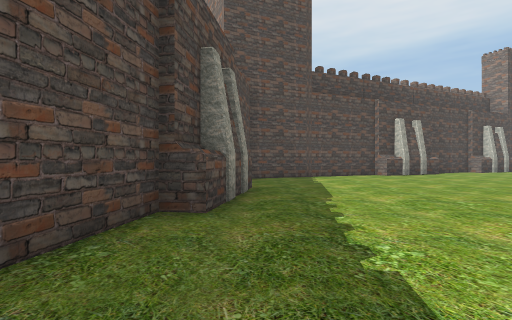
[1] (above)

24 first-person views from a walk through a 3-D level made in the Unity game engine. The camera is 1.2 m above the floor, looks level and sees 85° across. The floor is counted in squares, 2 m on a side. Each view is taken from the middle of a square. On the plan, view 1 faces up. The plan holds only what a view shows up to about 9 squares ahead; the rest is blank. The place goes on beyond the plan. Some trees and plants on the terrain are drawn as simple stand-ins. The player character is not drawn. Some animated figures are not drawn. Some surface patterns are stand-ins.

[2]
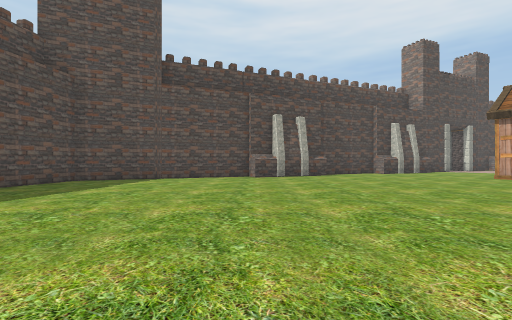

[3]
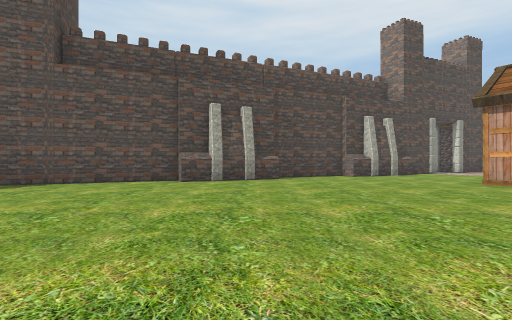

[4]
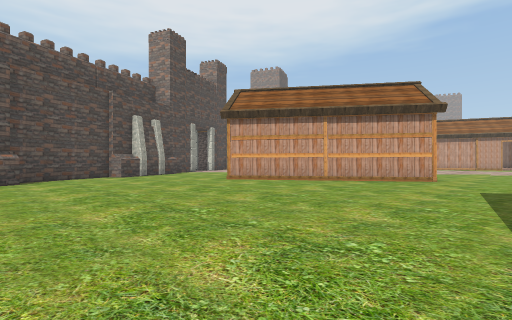

[5]
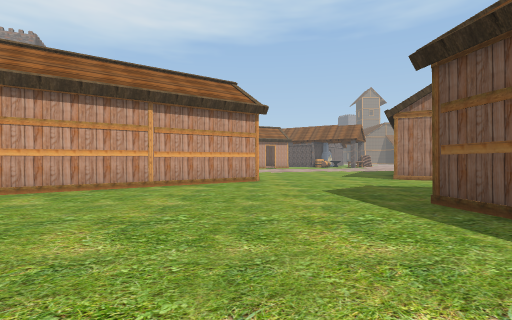

[6]
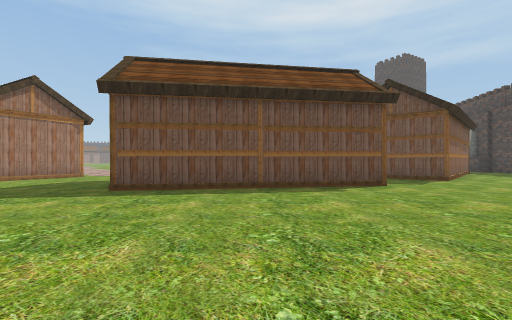

[7]
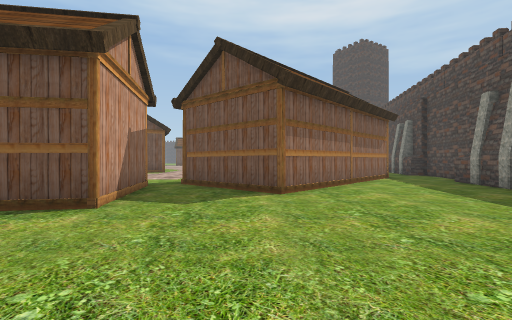

[8]
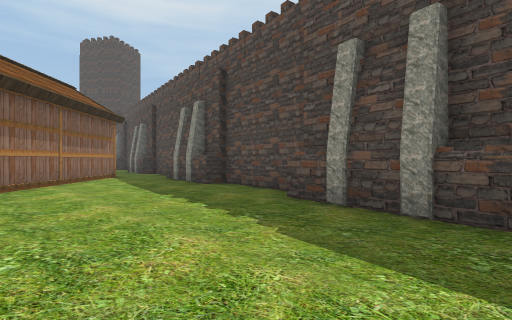

[9]
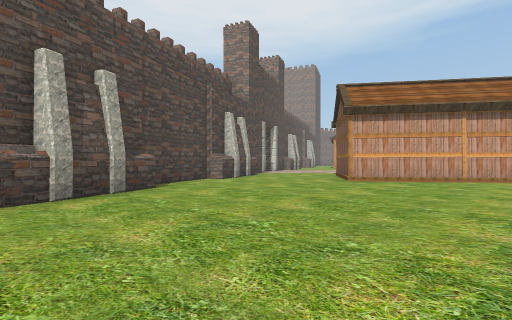

[10]
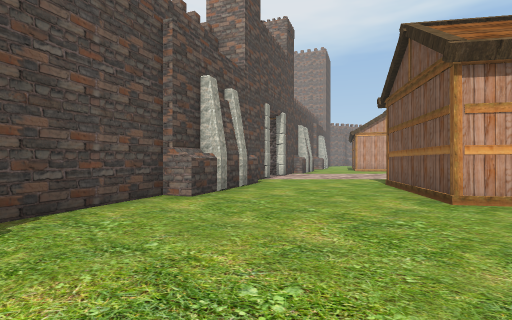

[11]
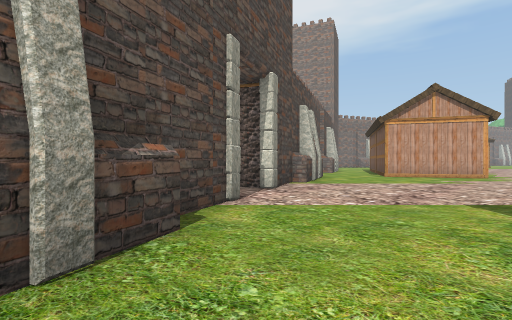

[12]
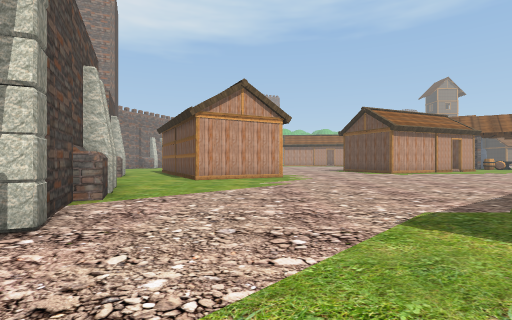

[13]
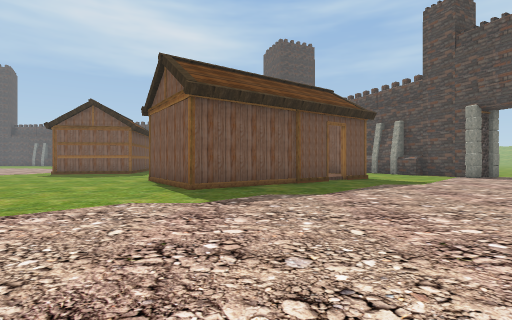

[14]
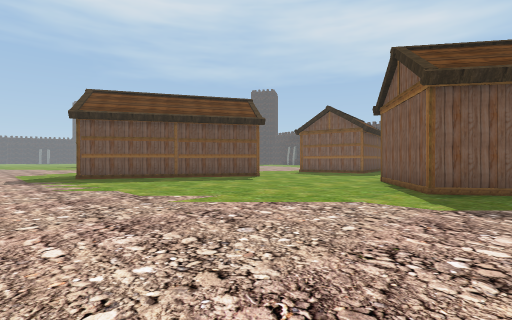

[15]
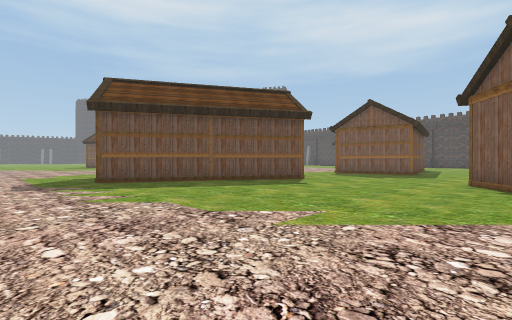

[16]
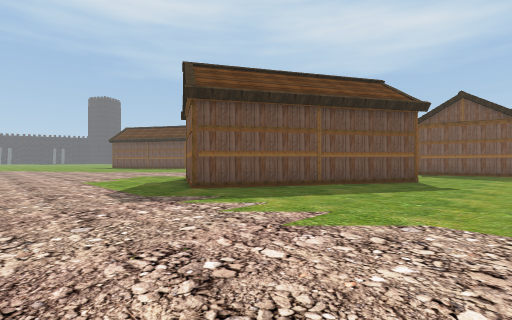

[17]
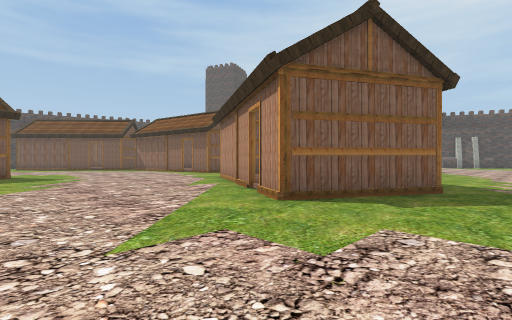

[18]
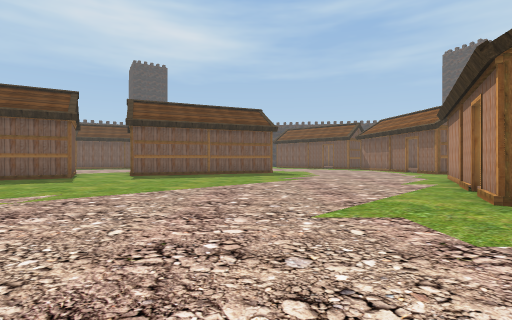

[19]
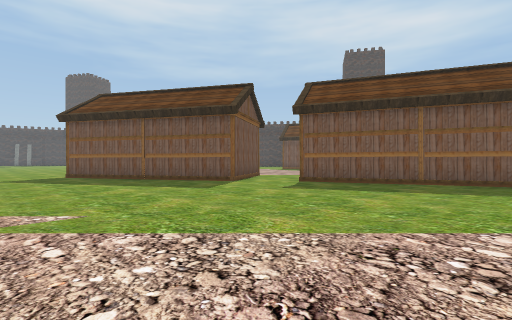

[20]
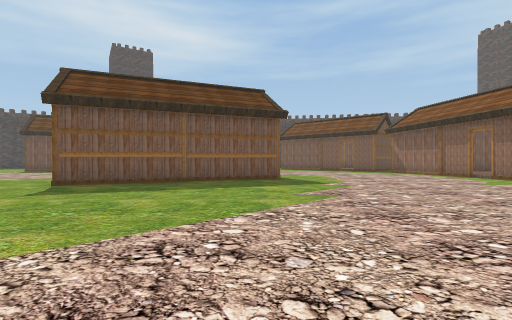

[21]
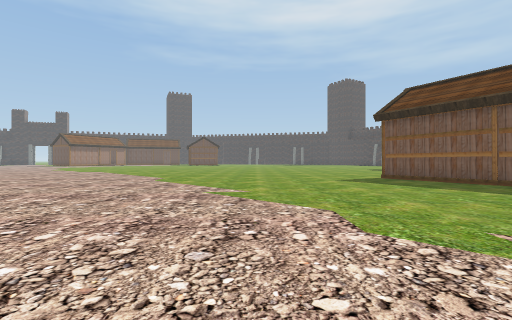

[22]
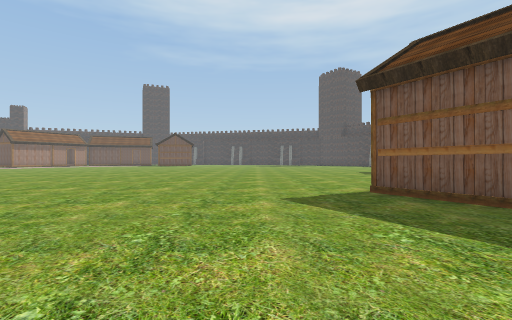

[23]
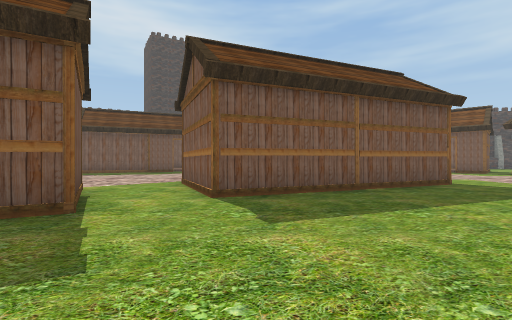

[24]
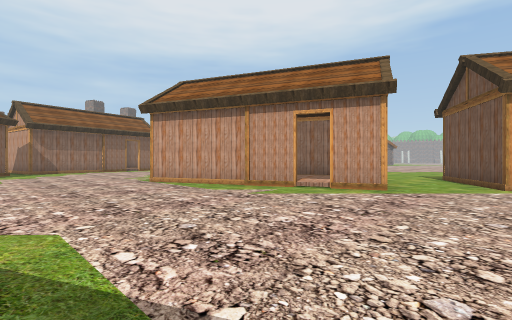

### Floor plan
Key: @ floor where view 1 was taken; # wall or solid block; . floor; ^ raised ledge; T tower; H house; O other object.
Columns run from 2 left of view 1 to 26 right of it. Each row starts with its distance up from view 1.
 16                 O.O##....H
 15                ##O.......H
 14            ####^.........H
 13           ##.^............H
 12 T       ###...............
 11 T   #####.......HH........
 10   ###..........H  H.......
  9  ##............H   H......
  8  #..............H  HH......
  7  #..............HH  H......
  6  #^..............H HH......
  5  ##...............H........
  4  #.........................
  3 ##..........................
  2 #.......HHHHHHH.............
  1 #.......H     H....H........
  0 #^@...H.H     H...HHHH......
 -1 ##..HHHHHH  H.....H  HH.....
 -2 #..HH  HH.   ....HH    HH...
 -3 #..H    ..   ......HH  H....
 -4 #.H     ..   .......HHHH....
 -5         .. ...........H.....
 -6         ....................
 -7        ......H.............
 -8        ....HHHH............
 -9        ....H  H............
-10        ....H  H..........
-11        ....HH  H..........
-12        .....H  H...........
-13        .....HHHH............
-14        ......H...H...........
-15        ........HHHH..........
-16        .......HH  H..........
-17            ..     HH.........
-18                    H.........
-19                    HH........
-20                   HH.........
-21                    ..........
-22                    ..........
-23                    ..........

Where each view was taken, in squares from view 1:
view 1: 0 up, 0 right, facing up
view 2: 1 up, 5 right, facing up
view 3: 3 up, 7 right, facing up
view 4: 3 up, 7 right, facing up-right
view 5: 5 up, 8 right, facing right
view 6: 8 up, 9 right, facing down
view 7: 5 up, 4 right, facing down
view 8: 6 up, 3 right, facing down-left
view 9: 6 up, 5 right, facing up-right
view 10: 9 up, 8 right, facing up-right
view 11: 12 up, 12 right, facing up-right
view 12: 14 up, 14 right, facing right
view 13: 8 up, 24 right, facing left
view 14: 8 up, 24 right, facing down-left
view 15: 6 up, 24 right, facing down-left
view 16: 3 up, 25 right, facing down-left
view 17: 8 down, 23 right, facing up-left
view 18: 8 down, 24 right, facing left
view 19: 8 down, 20 right, facing down-left
view 20: 8 down, 20 right, facing left
view 21: 10 down, 22 right, facing down
view 22: 14 down, 20 right, facing down
view 23: 12 down, 18 right, facing left
view 24: 16 down, 5 right, facing up-right
